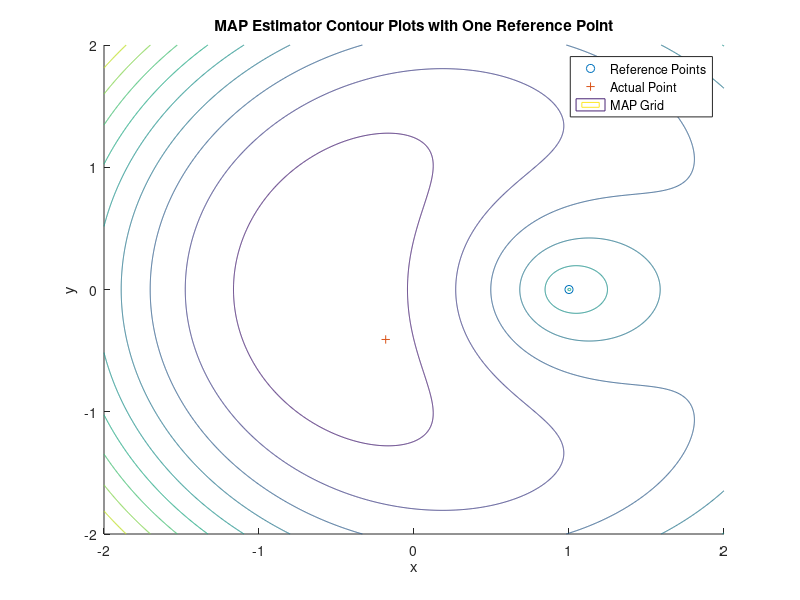
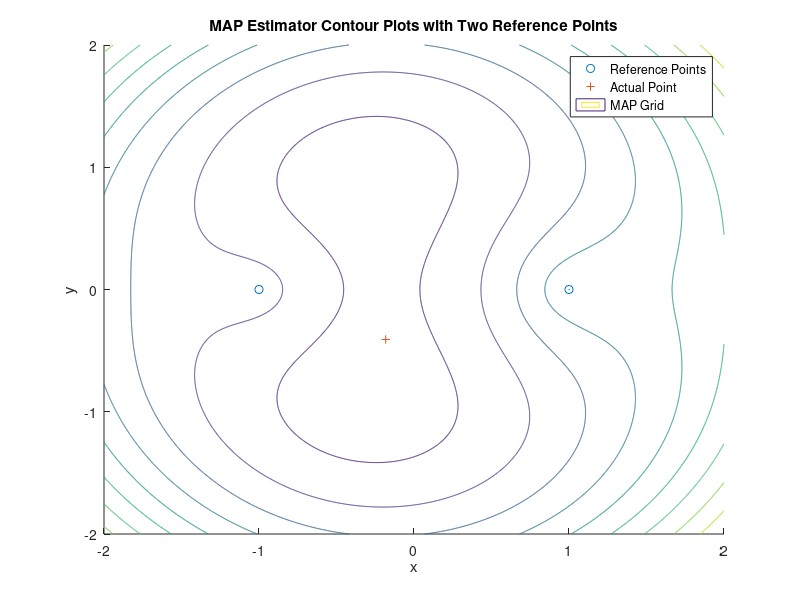
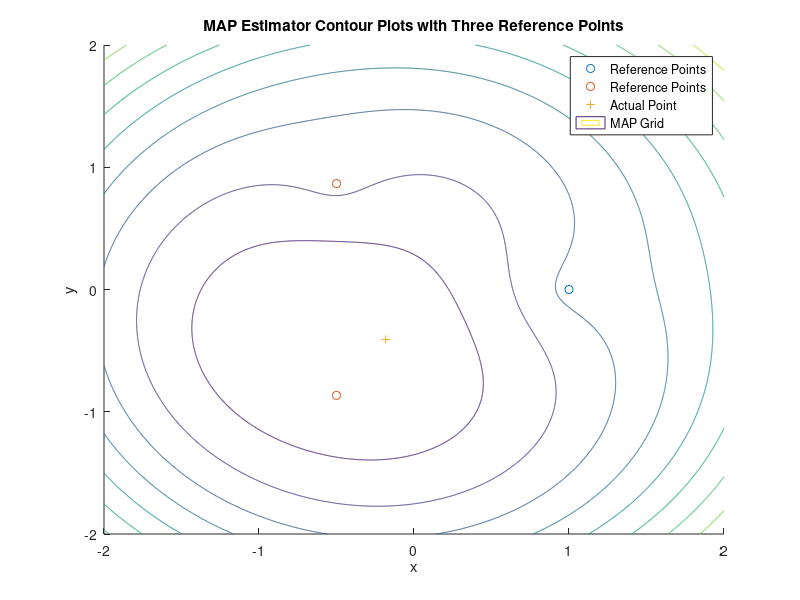
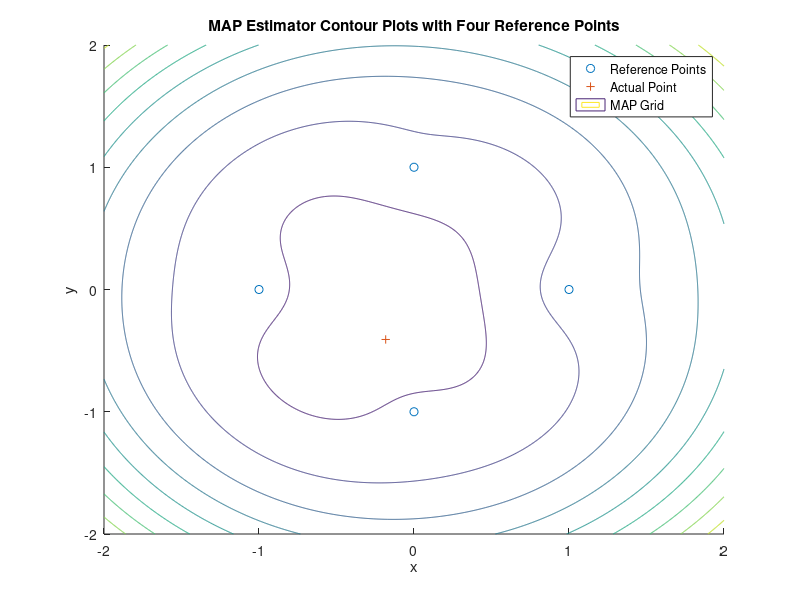

Here is the MATLAB script that generated these plots, in order:
%Question 2

%Setting seed (to make my work replicable)
rng(3023)

%Defining the landmark locations (for 4,3,2,1 estimates)
xl = [1,-1,0,0,-1/2,-1/2];
yl = [0,0,1,-1,sqrt(3)/2,-sqrt(3)/2];
%Defining the random point (randomly)
xr = sqrt(2)*rand-1;
yr = sqrt(2)*rand-1;
%Defining measurement noise
n = normrnd(0,0.3,6,1);
%Defining measured distances
for i = 1:6
    r(i) = sqrt((xl(i)-xr)^2+(yl(i)-yr)^2)+n(i);
end
%Defining meshgrid
horizontalGrid = linspace(-2,2,1001);
verticalGrid = linspace(-2,2,1001);
[h,v] = meshgrid(horizontalGrid,verticalGrid);
MAPEstimate1 = h(:).^2/0.25+v(:).^2/0.25+((r(1)-sqrt((xl(1)-h(:)).^2+(yl(1)-v(:)).^2)).^2)/0.09;
MAPEstimate2 = h(:).^2/0.25+v(:).^2/0.25+((r(1)-sqrt((xl(1)-h(:)).^2+(yl(1)-v(:)).^2)).^2)/0.09+((r(2)-sqrt((xl(2)-h(:)).^2+(yl(2)-v(:)).^2)).^2)/0.09;
MAPEstimate3 = h(:).^2/0.25+v(:).^2/0.25+((r(1)-sqrt((xl(1)-h(:)).^2+(yl(1)-v(:)).^2)).^2)/0.09+((r(5)-sqrt((xl(5)-h(:)).^2+(yl(5)-v(:)).^2)).^2)/0.09+((r(6)-sqrt((xl(6)-h(:)).^2+(yl(6)-v(:)).^2)).^2)/0.09;
MAPEstimate4 = h(:).^2/0.25+v(:).^2/0.25+((r(1)-sqrt((xl(1)-h(:)).^2+(yl(1)-v(:)).^2)).^2)/0.09+((r(2)-sqrt((xl(2)-h(:)).^2+(yl(2)-v(:)).^2)).^2)/0.09+((r(3)-sqrt((xl(3)-h(:)).^2+(yl(3)-v(:)).^2)).^2)/0.09+((r(4)-sqrt((xl(4)-h(:)).^2+(yl(4)-v(:)).^2)).^2)/0.09;
minMAP(1) = min(MAPEstimate1);
minMAP(2) = min(MAPEstimate2);
minMAP(3) = min(MAPEstimate3);
minMAP(4) = min(MAPEstimate4);
maxMAP(1) = max(MAPEstimate1);
maxMAP(2) = max(MAPEstimate2);
maxMAP(3) = max(MAPEstimate3);
maxMAP(4) = max(MAPEstimate4);
MAPGrid1 = reshape(MAPEstimate1,1001,1001);
MAPGrid2 = reshape(MAPEstimate2,1001,1001);
MAPGrid3 = reshape(MAPEstimate3,1001,1001);
MAPGrid4 = reshape(MAPEstimate4,1001,1001);

%One point
scatter(xl(1),yl(1),'ob'), hold on,
scatter(xr,yr,'+r'), hold on
contour(horizontalGrid,verticalGrid,MAPGrid1,[minMAP(1)*[1,0.9,0.8,0.7,0.6,0.5,0.4,0.3,0.2,0.1],0,[0.1,0.2,0.3,0.4,0.5,0.6,0.7,0.8,0.9,1]*maxMAP(1)]); 
legend('Reference Points','Actual Point','MAP Grid'), 
title('MAP Estimator Contour Plots with One Reference Point'),
xlabel('x'), ylabel('y')
hold off

saveas(gcf,'Q21.png')

%Two points
scatter(xl(1:2),yl(1:2),'ob'), hold on,
scatter(xr,yr,'+r'), hold on
contour(horizontalGrid,verticalGrid,MAPGrid2,[minMAP(2)*[1,0.9,0.8,0.7,0.6,0.5,0.4,0.3,0.2,0.1],0,[0.1,0.2,0.3,0.4,0.5,0.6,0.7,0.8,0.9,1]*maxMAP(2)]);
legend('Reference Points','Actual Point','MAP Grid'), 
title('MAP Estimator Contour Plots with Two Reference Points'),
xlabel('x'), ylabel('y')
hold off

saveas(gcf,'Q22.png')

%Three points
scatter(xl(1),yl(1),'ob'), hold on,
scatter(xl(5:6),yl(5:6),'ob'), hold on,
scatter(xr,yr,'+r'), hold on
contour(horizontalGrid,verticalGrid,MAPGrid3,[minMAP(3)*[1,0.9,0.8,0.7,0.6,0.5,0.4,0.3,0.2,0.1],0,[0.1,0.2,0.3,0.4,0.5,0.6,0.7,0.8,0.9,1]*maxMAP(3)]);
legend('Reference Points','Reference Points','Actual Point','MAP Grid'), 
title('MAP Estimator Contour Plots with Three Reference Points'),
xlabel('x'), ylabel('y')
hold off

saveas(gcf,'Q23.png')

%Four points
scatter(xl(1:4),yl(1:4),'ob'), hold on,
scatter(xr,yr,'+r'), hold on,
contour(horizontalGrid,verticalGrid,MAPGrid4,[minMAP(4)*[1,0.9,0.8,0.7,0.6,0.5,0.4,0.3,0.2,0.1],0,[0.1,0.2,0.3,0.4,0.5,0.6,0.7,0.8,0.9,1]*maxMAP(4)]);
legend('Reference Points','Actual Point','MAP Grid'), 
title('MAP Estimator Contour Plots with Four Reference Points'),
xlabel('x'), ylabel('y')
hold off

saveas(gcf,'Q24.png')